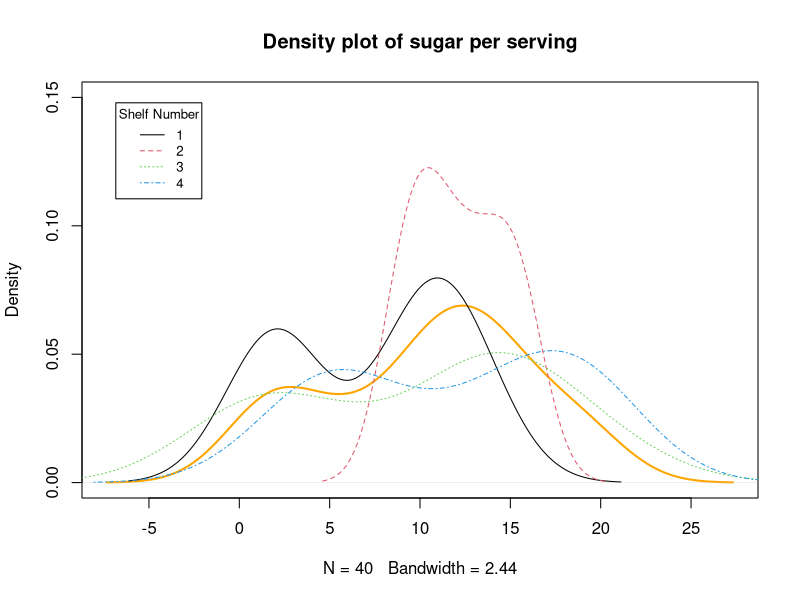
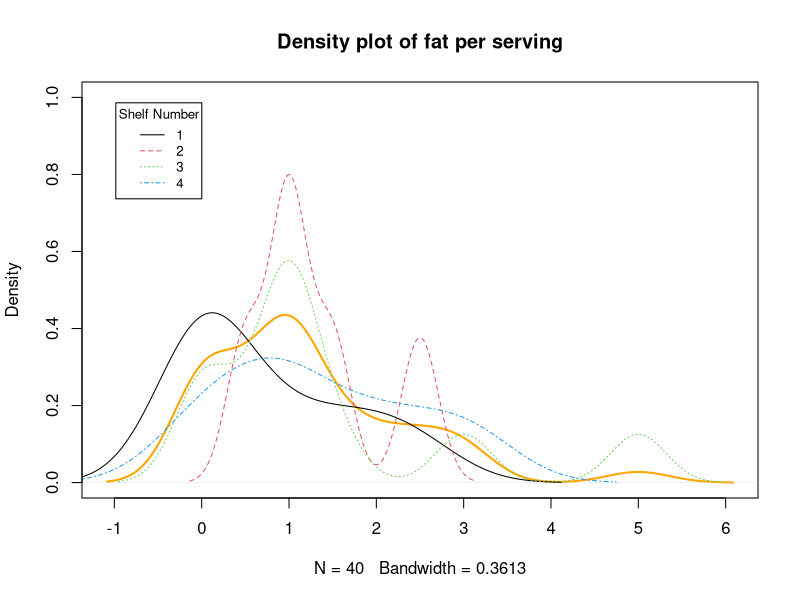
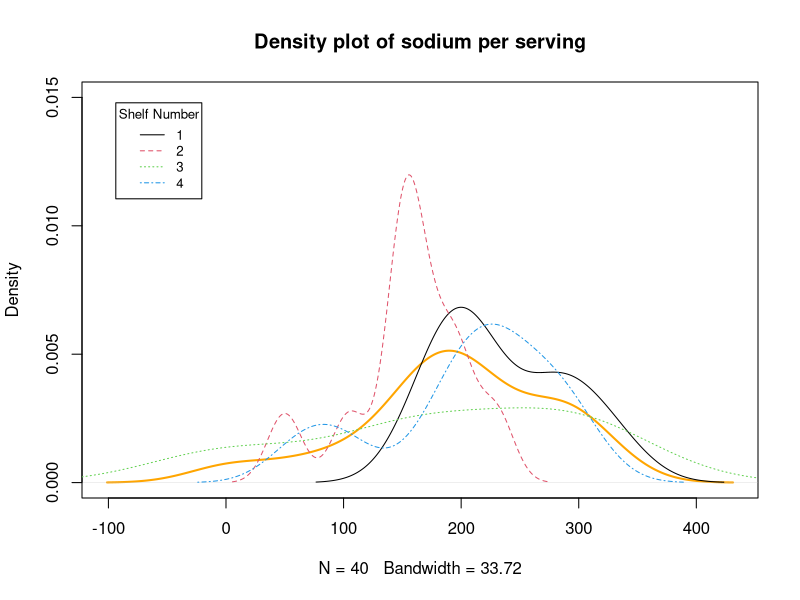
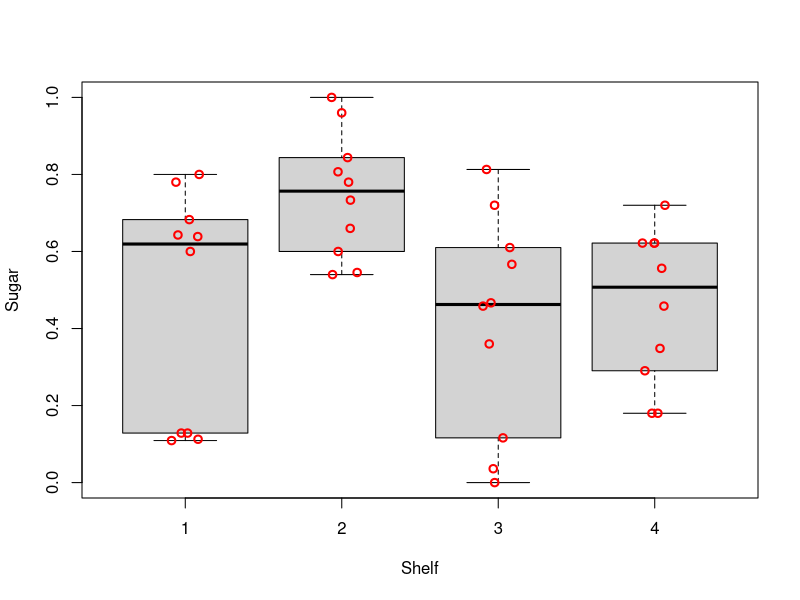
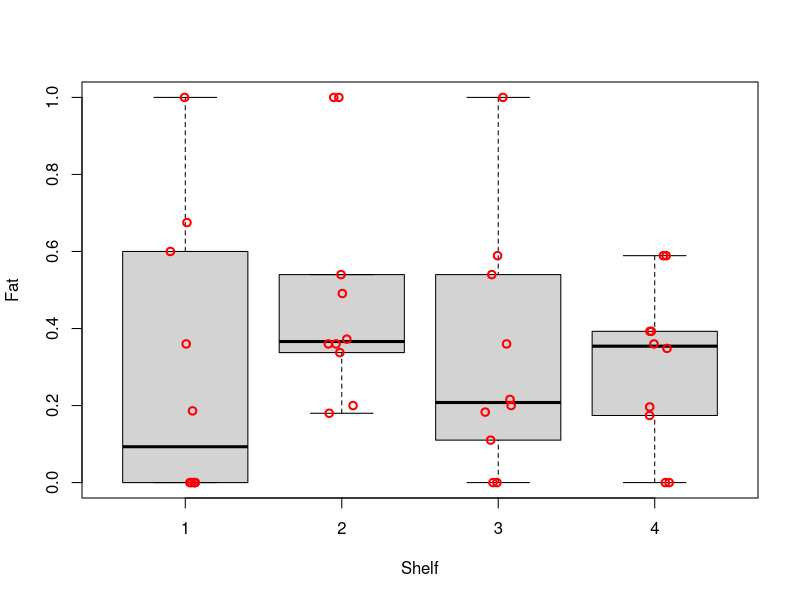
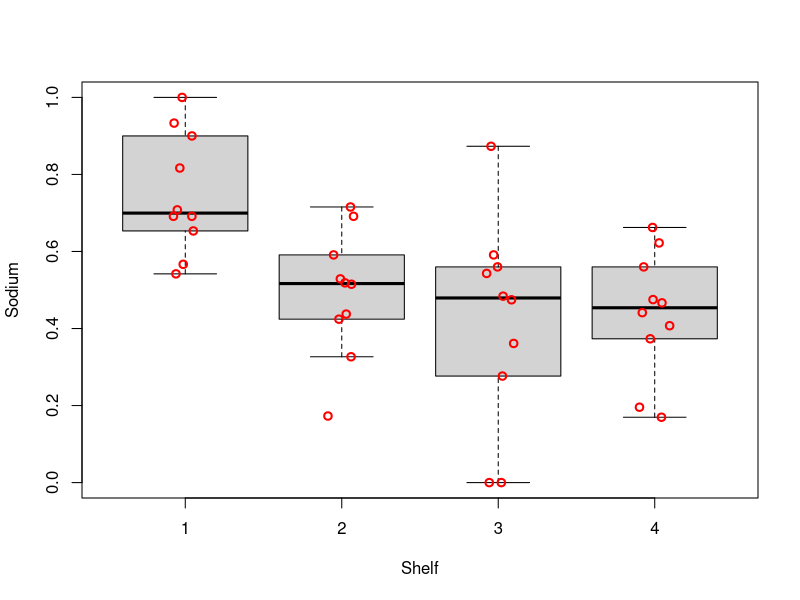
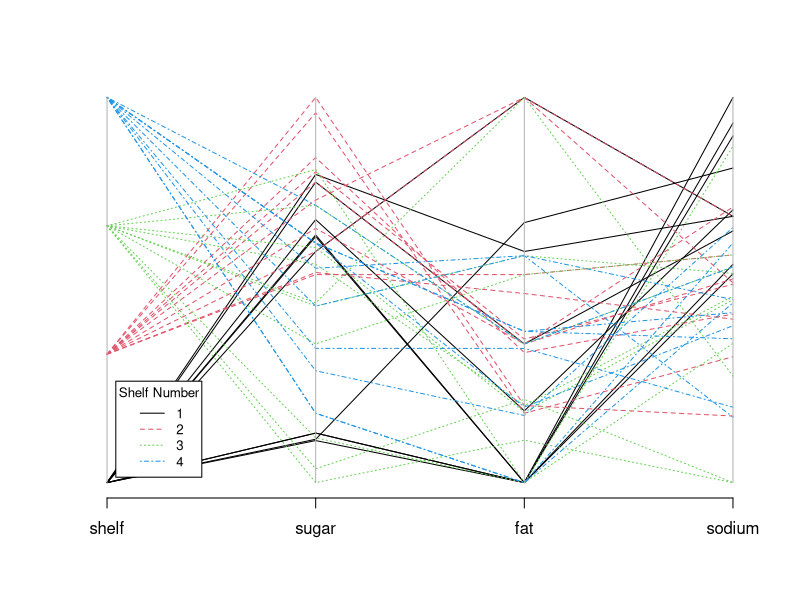

Here is the R script that generated these plots, in order: (Note: this script raises an error after producing the figures.)
## ---- chunk 1
# add packages
library(dplyr)
library(knitr)
library(MASS)
library(nnet)
library(Hmisc)
library(car)
# prevent source code from running off the page
opts_chunk$set(tidy.opts=list(width.cutoff=70), tidy=TRUE)
# remove all objects from current workspace
rm(list = ls())
# set seed number to reproduce results
set.seed(1)
# load data
d <- read.csv("./dataset/cereal_dillons.csv", header=TRUE, sep=",")
## ---- chunk 2
# structure of data
str(d)
# summary of data
kable(summary(d[, 4:7]))
# list row with missing values
d[!complete.cases(d),]
## ---- chunk 3
# 1. adjust for different serving sizes 
adj.d <- data.frame(shelf = d$Shelf, 
                    sugar = d$sugar_g/d$size_g,
                    fat = d$fat_g/d$size_g, 
                    sodium = (d$sodium_mg/1000)/d$size_g)
# 2. normalize data to be within 0 and 1
normalize <- function(x) { (x-min(x))/(max(x)-min(x)) }
norm.d <- data.frame(shelf = adj.d$shelf, 
                     sugar = normalize(adj.d$sugar),
                     fat = normalize(adj.d$fat),
                     sodium = normalize(adj.d$sodium))
## ---- chunk 4
# explanatory variable: sugar
plot(density(d$sugar_g), col = "orange", lwd = 2, ylim = c(0, 0.15), main = "Density plot of sugar per serving")
lapply(seq(1, 4), function(shelf) lines(density(d[which(d$Shelf == shelf),]$sugar_g), col = shelf, lty = shelf))
legend("topleft", cex = 0.8, inset = .05, title = "Shelf Number", 
       legend = seq(1, 4), col = seq(1, 4), lty = seq(1, 4))

# explanatory variable: fat
plot(density(d$fat_g), col = "orange", lwd = 2, ylim = c(0, 1), main = "Density plot of fat per serving")
lapply(seq(1, 4), function(shelf) lines(density(d[which(d$Shelf == shelf),]$fat_g), col = shelf, lty = shelf))
legend("topleft", cex = 0.8, inset = .05, title = "Shelf Number", 
       legend = seq(1, 4), col = seq(1, 4), lty = seq(1, 4))

# explanatory variable: sodium
plot(density(d$sodium_mg), col = "orange", lwd = 2, ylim = c(0, 0.015), main = "Density plot of sodium per serving")
lapply(seq(1, 4), function(shelf) lines(density(d[which(d$Shelf == shelf),]$sodium_mg), col = shelf, lty = shelf))
legend("topleft", cex = 0.8, inset = .05, title = "Shelf Number", 
       legend = seq(1, 4), col = seq(1, 4), lty = seq(1, 4))


## ---- chunk 5
# explanatory variable: sugar
boxplot(formula = sugar ~ shelf, data = norm.d, ylab = "Sugar", xlab = "Shelf", pars = list(outpch=NA))
stripchart(x = norm.d$sugar ~ norm.d$shelf, lwd = 2, col = "red", method = "jitter", vertical = TRUE, pch = 1, add = TRUE)

# explanatory variable: fat
boxplot(formula = fat ~ shelf, data = norm.d, ylab = "Fat", xlab = "Shelf", pars = list(outpch=NA))
stripchart(x = norm.d$fat ~ norm.d$shelf, lwd = 2, col = "red", method = "jitter", vertical = TRUE, pch = 1, add = TRUE)

# explanatory variable: sodium
boxplot(formula = sodium ~ shelf, data = norm.d, ylab = "Sodium", xlab = "Shelf", pars = list(outpch=NA))
stripchart(x = norm.d$sodium ~ norm.d$shelf, lwd = 2, col = "red", method = "jitter", vertical = TRUE, pch = 1, add = TRUE)
## ---- chunk 6
parcoord(x = norm.d, col = norm.d$shelf, lty = norm.d$shelf)  
legend("bottomleft", cex = 0.8, inset = .05, title = "Shelf Number", 
       legend = seq(1, 4), col = seq(1, 4), lty = seq(1, 4))
## ---- chunk 7
norm.d %>% 
  group_by(shelf) %>% 
  summarise(mean.sugar=mean(sugar), sd.sugar=sd(sugar), 
            mean.fat=mean(fat), sd.fat=sd(fat),
            mean.sodium=mean(sodium), sd.sodium=sd(sodium))
## ---- chunk 8
# apply ordinality 
norm.d$shelfFO <- factor(norm.d$shelf, levels=c(2, 1, 3, 4), ordered=TRUE)
levels(norm.d$shelfFO)
## ---- chunk 9
# estimate multinomial regression model 
m <- multinom(formula = shelf ~ sugar + fat + sodium, data = norm.d)
summary(m)
# perform LRT to examine importance of each variable
Anova(m)
## ---- chunk 10
#cor(cereal2[,c("sugar", "fat", "sodium")])
library(psych)
pairs.panels(cereal2[,c("sugar", "fat", "sodium")])
## ---- chunk 11
m0 <- multinom(formula=Shelf~1, data=cereal2)
m2 <- multinom(formula = Shelf ~ sugar*fat*sodium, data=cereal2)
#summary(cereal_m1)
Anova(m2)
#anova(cereal_base, cereal_saturated, test='Chi')
## ---- chunk 12
serving <- 28
sugar <- 12
fat <- 0.5
sodium <- 130

predict(object = m, 
        data.frame(sugar = sugar/serving, 
                   fat = fat/serving,
                   sodium = sodium/serving), 
        type = "probs")
## ---- chunk 13
# odd ratios
round(exp(coefficients(m)[,-1]), 2)

# confidence intervals
conf.beta <- confint(object = m, level = 0.95)
ci.OR.shelf2<-exp(conf.beta[2:4,1:2,1])
ci.OR.shelf3<-exp(conf.beta[2:4,1:2,2])
ci.OR.shelf4<-exp(conf.beta[2:4,1:2,3])
round(data.frame(low = ci.OR.shelf2[,1], up = ci.OR.shelf2[,2]), 2)
